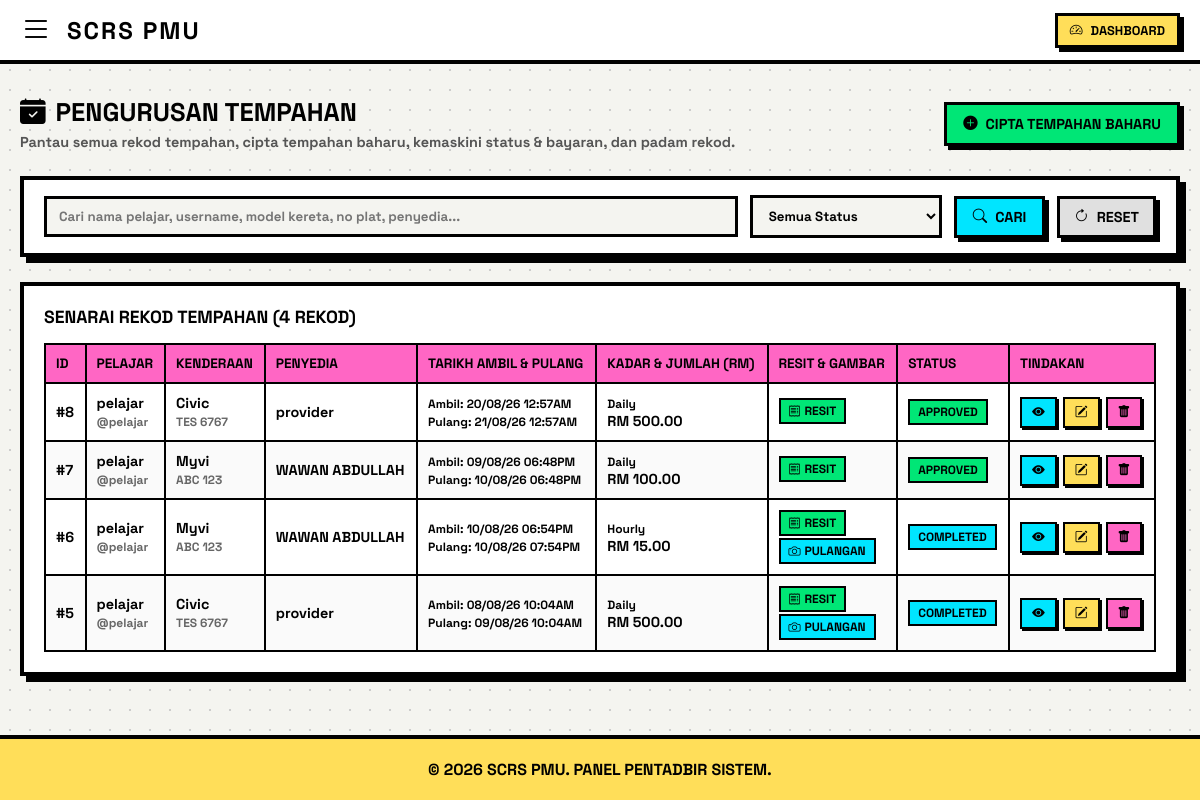
The page /admin_bookings.php (signed in) on the database its author committed.
### tables this page shows
CREATE TABLE `bookings` (
  `id` int(11) NOT NULL AUTO_INCREMENT,
  `student_id` int(11) NOT NULL,
  `car_id` int(11) NOT NULL,
  `rent_type` enum('Daily','Hourly') NOT NULL,
  `start_date` datetime NOT NULL,
  `end_date` datetime NOT NULL,
  `total_price` decimal(10,2) NOT NULL,
  `payment_receipt` varchar(255) DEFAULT NULL,
  `receipt_file` varchar(255) DEFAULT NULL,
  `status` enum('Pending','Approved','Rejected','Completed') DEFAULT 'Pending',
  `created_at` timestamp NOT NULL DEFAULT current_timestamp(),
  `return_image` varchar(255) DEFAULT NULL,
  PRIMARY KEY (`id`),
  KEY `student_id` (`student_id`),
  KEY `car_id` (`car_id`),
  CONSTRAINT `bookings_ibfk_1` FOREIGN KEY (`student_id`) REFERENCES `students` (`id`) ON DELETE CASCADE,
  CONSTRAINT `bookings_ibfk_2` FOREIGN KEY (`car_id`) REFERENCES `cars` (`id`) ON DELETE CASCADE
);

CREATE TABLE `students` (
  `id` int(11) NOT NULL AUTO_INCREMENT,
  `username` varchar(50) NOT NULL,
  `email` varchar(100) NOT NULL,
  `full_name` varchar(150) NOT NULL,
  `phone_no` varchar(20) NOT NULL,
  `no_ic` varchar(15) NOT NULL,
  `no_pendaftaran` varchar(20) NOT NULL,
  `password` varchar(255) NOT NULL,
  `student_id_file` varchar(255) NOT NULL,
  `driving_license_file` varchar(255) NOT NULL,
  `created_at` timestamp NOT NULL DEFAULT current_timestamp(),
  `status` enum('pending','approved','rejected') DEFAULT 'pending',
  `email_verified` tinyint(1) DEFAULT 0,
  `verification_token` varchar(255) DEFAULT NULL,
  `profile_picture` varchar(255) DEFAULT NULL,
  PRIMARY KEY (`id`)
);

CREATE TABLE `cars` (
  `id` int(11) NOT NULL AUTO_INCREMENT,
  `provider_id` int(11) NOT NULL,
  `car_brand` varchar(100) NOT NULL DEFAULT '',
  `car_model` varchar(100) NOT NULL,
  `car_plate` varchar(20) NOT NULL,
  `transmission` varchar(20) NOT NULL,
  `seat_capacity` int(11) NOT NULL,
  `price_per_day` decimal(10,2) NOT NULL,
  `price_per_hour` decimal(10,2) NOT NULL,
  `car_image` varchar(255) NOT NULL,
  `status` enum('Available','Unavailable') DEFAULT 'Available',
  `created_at` timestamp NOT NULL DEFAULT current_timestamp(),
  PRIMARY KEY (`id`),
  KEY `provider_id` (`provider_id`),
  CONSTRAINT `cars_ibfk_1` FOREIGN KEY (`provider_id`) REFERENCES `providers` (`id`) ON DELETE CASCADE
);

CREATE TABLE `providers` (
  `id` int(11) NOT NULL AUTO_INCREMENT,
  `username` varchar(50) NOT NULL,
  `email` varchar(100) NOT NULL,
  `full_name` varchar(150) NOT NULL,
  `phone_no` varchar(20) NOT NULL,
  `no_ic` varchar(15) NOT NULL,
  `password` varchar(255) NOT NULL,
  `ic_file` varchar(255) NOT NULL,
  `licence_file` varchar(255) NOT NULL,
  `insurance_file` varchar(255) NOT NULL,
  `greencard_file` varchar(255) NOT NULL,
  `roadtax_file` varchar(255) NOT NULL,
  `qr_code_image` varchar(255) DEFAULT NULL,
  `created_at` timestamp NOT NULL DEFAULT current_timestamp(),
  `status` enum('pending','approved','rejected') DEFAULT 'approved',
  `profile_picture` varchar(255) DEFAULT NULL,
  PRIMARY KEY (`id`)
);

### admin_bookings.php (the view, shortened to what this page needs)
<?php
require 'db.php';
$search = trim($_GET['search'] ?? '');
$filter_status = trim($_GET['filter_status'] ?? 'all');
$sql_query = "SELECT b.*, s.full_name AS student_name, s.username AS student_username, s.phone_no AS student_phone, s.no_pendaftaran,
                     c.car_brand, c.car_model, c.car_plate, c.car_image, c.price_per_day, c.price_per_hour,
                     p.full_name AS provider_name, p.phone_no AS provider_phone, p.qr_code_image AS provider_qr
              FROM bookings b
              JOIN students s ON b.student_id = s.id
              JOIN cars c ON b.car_id = c.id
              JOIN providers p ON c.provider_id = p.id
              WHERE 1=1";
$sql_query .= " ORDER BY b.id DESC";
$stmt_list = $conn->prepare($sql_query);
$stmt_list->execute();
$bookings_result = $stmt_list->get_result();
?>
<!DOCTYPE html>
<html lang="ms">
<head>
    <link rel="stylesheet" href="https://cdn.jsdelivr.net/npm/bootstrap-icons@1.10.5/font/bootstrap-icons.css">
</head>
<body>
    <header class="neo-navbar">
        <div class="neo-nav-left">
            <button class="menu-toggle-btn" id="open-sidebar"><i class="bi bi-list"></i></button>
            <div class="neo-brand">SCRS PMU</div>
        </div>
        <a href="admin_dashboard.php" class="neo-btn" style="padding: 6px 12px; font-size: 0.8rem;">
            <i class="bi bi-speedometer2"></i> Dashboard
        </a>
    </header>
    <main class="main-content">
        <div class="page-header">
            <div>
                <h1 style="font-size: 1.6rem; font-weight: 900; text-transform: uppercase; margin: 0; color: var(--black); display: flex; align-items: center; gap: 10px;">
                    <i class="bi bi-calendar-check-fill"></i> Pengurusan Tempahan
                </h1>
                <p style="font-weight: 700; color: #555; margin: 5px 0 0 0; font-size: 0.9rem;">
                    Pantau semua rekod tempahan, cipta tempahan baharu, kemaskini status & bayaran, dan padam rekod.
                </p>
            </div>
            <button class="neo-btn btn-green" onclick="openCreateModal()">
                <i class="bi bi-plus-circle-fill"></i> Cipta Tempahan Baharu
            </button>
        </div>
        <div class="filter-card">
            <form action="" method="GET" class="filter-form">
                <input type="text" name="search" class="filter-input" placeholder="Cari nama pelajar, username, model kereta, no plat, penyedia..." value="<?php echo htmlspecialchars($search); ?>">
                <select name="filter_status" class="filter-select">
                    <option value="all" <?php if ($filter_status === 'all') echo 'selected'; ?>>Semua Status</option>
                </select>
                <button type="submit" class="neo-btn btn-blue" style="padding: 9px 16px;">
                    <i class="bi bi-search"></i> Cari
                </button>
                <a href="admin_bookings.php" class="neo-btn" style="background: #e0e0e0; padding: 9px 14px;">
                    <i class="bi bi-arrow-clockwise"></i> Reset
                </a>
            </form>
        </div>
        <div class="table-card">
            <div style="display: flex; justify-content: space-between; align-items: center; margin-bottom: 15px;">
                <h3 style="font-size: 1.1rem; font-weight: 900; text-transform: uppercase;">
                    Senarai Rekod Tempahan (<?php echo $bookings_result->num_rows; ?> rekod)
                </h3>
            </div>
            <div class="neo-table-wrapper">
                <table class="neo-table">
                    <thead>
                        <tr>
                            <th>ID</th>
                            <th>Pelajar</th>
                            <th>Kenderaan</th>
                            <th>Penyedia</th>
                            <th>Tarikh Ambil & Pulang</th>
                            <th>Kadar & Jumlah (RM)</th>
                            <th>Resit & Gambar</th>
                            <th>Status</th>
                            <th>Tindakan</th>
                        </tr>
                    </thead>
                    <tbody>
                        <?php if ($bookings_result->num_rows > 0): ?>
                            <?php while ($b = $bookings_result->fetch_assoc()):
                                $b_status = $b['status'];
                                $badge_cls = 'badge-pending';
                                if ($b_status == 'Approved') $badge_cls = 'badge-approved';
                                elseif ($b_status == 'Completed') $badge_cls = 'badge-completed';
                                elseif ($b_status == 'Rejected') $badge_cls = 'badge-rejected';
                                $b_json = htmlspecialchars(json_encode($b), ENT_QUOTES, 'UTF-8');
                            ?>
                                <tr>
                                    <td>#<?php echo $b['id']; ?></td>
                                    <td>
                                        <strong><?php echo htmlspecialchars($b['student_name']); ?></strong><br>
                                        <small style="color: #666;">@<?php echo htmlspecialchars($b['student_username']); ?></small>
                                    </td>
                                    <td>
                                        <strong><?php echo htmlspecialchars($b['car_model']); ?></strong><br>
                                        <small style="color: #666;"><code><?php echo htmlspecialchars($b['car_plate']); ?></code></small>
                                    </td>
                                    <td>
                                        <strong><?php echo htmlspecialchars($b['provider_name']); ?></strong>
                                    </td>
                                    <td>
                                        <small>Ambil: <?php echo date('d/m/y h:iA', strtotime($b['start_date'])); ?></small><br>
                                        <small>Pulang: <?php echo date('d/m/y h:iA', strtotime($b['end_date'])); ?></small>
                                    </td>
                                    <td>
                                        <small><?php echo $b['rent_type']; ?></small><br>
                                        <strong>RM <?php echo number_format($b['total_price'], 2); ?></strong>
                                    </td>
                                    <td>
                                        <?php if (!empty($b['payment_receipt'])): ?>
                                            <a href="<?php echo htmlspecialchars($b['payment_receipt']); ?>" target="_blank" class="neo-badge badge-approved" style="margin-bottom: 2px;">
                                                <i class="bi bi-receipt"></i> Resit
                                            </a><br>
                                        <?php endif; ?>
                                        <?php if (!empty($b['return_image'])): ?>
                                            <a href="<?php echo htmlspecialchars($b['return_image']); ?>" target="_blank" class="neo-badge badge-completed">
                                                <i class="bi bi-camera"></i> Pulangan
                                            </a>
                                        <?php endif; ?>
                                    </td>
                                    <td>
                                        <span class="neo-badge <?php echo $badge_cls; ?>">
                                            <?php echo $b['status']; ?>
                                        </span>
                                    </td>
                                    <td>
                                        <div class="action-btns">
                                            <button class="neo-btn btn-sm btn-blue" data-booking='<?php echo $b_json; ?>' onclick="viewBooking(this)" title="Lihat Penuh">
                                                <i class="bi bi-eye-fill"></i>
                                            </button>
                                            <button class="neo-btn btn-sm btn-yellow" data-booking='<?php echo $b_json; ?>' onclick="editBooking(this)" title="Kemaskini">
                                                <i class="bi bi-pencil-square"></i>
                                            </button>
                                            <form action="" method="POST" style="margin: 0;" onsubmit="return confirm('Adakah anda pasti ingin memadam rekod tempahan ini?');">
                                                <button type="submit" name="action_delete_booking" class="neo-btn btn-sm btn-pink" title="Padam">
                                                    <i class="bi bi-trash-fill"></i>
                                                </button>
                                            </form>
                                        </div>
                                    </td>
                                </tr>
                            <?php endwhile; ?>
                        <?php else: ?>
                            <tr>
                                <td colspan="9" style="text-align: center; padding: 25px; color: #777;">Tiada rekod tempahan dijumpai.</td>
                            </tr>
                        <?php endif; ?>
                    </tbody>
                </table>
            </div>
        </div>
    </main>
    <footer>
        &copy; <?php echo date("Y"); ?> SCRS PMU. PANEL PENTADBIR SISTEM.
    </footer>
</body>
</html>

### admin_bookings.php (style rules this page uses)
:root { --black: #000000; --white: #ffffff; --yellow: #ffde59; --green: #00e676; --blue: #00e5ff; --pink: #ff66c4; --orange: #ff914d; --bg-color: #f4f4f0; --border-thick: 4px solid var(--black); --shadow-solid: 6px 6px 0px var(--black); --shadow-hover: 4px 4px 0px var(--black); --shadow-active: 0px 0px 0px var(--black); --transition: all 0.15s ease-in-out; }
* { margin: 0; padding: 0; box-sizing: border-box; font-family: 'Space Grotesk', sans-serif; }
body { background-color: var(--bg-color); background-image: radial-gradient(#ccc 1.5px, transparent 1.5px); background-size: 20px 20px; min-height: 100vh; display: flex; flex-direction: column; overflow-x: hidden; }
a { text-decoration: none; color: inherit; }
button, input, select { font-family: inherit; }
.neo-navbar { background-color: var(--white); border-bottom: var(--border-thick); padding: 10px 20px; display: flex; justify-content: space-between; align-items: center; position: sticky; top: 0; z-index: 1000; }
.neo-nav-left { display: flex; align-items: center; gap: 15px; }
.menu-toggle-btn { font-size: 2rem; color: var(--black); background: none; border: none; cursor: pointer; transition: var(--transition); }
.neo-brand { font-size: 1.5rem; font-weight: 900; letter-spacing: 2px; text-transform: uppercase; }
.main-content { flex: 1; padding: 2rem 20px; max-width: 1200px; margin: 0 auto; width: 100%; }
.page-header { margin-bottom: 25px; display: flex; justify-content: space-between; align-items: center; flex-wrap: wrap; gap: 15px; }
.neo-btn { background-color: var(--yellow); border: 3px solid var(--black); box-shadow: 4px 4px 0px var(--black); font-weight: 900; text-transform: uppercase; padding: 10px 16px; cursor: pointer; transition: var(--transition); display: inline-flex; align-items: center; gap: 8px; font-size: 0.9rem; }
.btn-green { background-color: var(--green); }
.btn-blue { background-color: var(--blue); }
.btn-pink { background-color: var(--pink); }
.filter-card { background-color: var(--white); border: var(--border-thick); box-shadow: var(--shadow-solid); padding: 15px 20px; margin-bottom: 25px; }
.filter-form { display: flex; gap: 12px; align-items: center; flex-wrap: wrap; }
.filter-input { border: 3px solid var(--black); padding: 9px 12px; font-weight: 700; background-color: var(--bg-color); flex: 1; min-width: 200px; }
.filter-select { border: 3px solid var(--black); padding: 9px 12px; font-weight: 800; background-color: var(--bg-color); }
.table-card { background-color: var(--white); border: var(--border-thick); box-shadow: var(--shadow-solid); padding: 20px; }
.neo-table-wrapper { overflow-x: auto; }
.neo-table { width: 100%; border-collapse: collapse; text-align: left; font-weight: 700; font-size: 0.9rem; }
.neo-table th { background-color: var(--pink); border: 2px solid var(--black); padding: 10px; text-transform: uppercase; font-weight: 900; font-size: 0.85rem; white-space: nowrap; }
.neo-table td { border: 2px solid var(--black); padding: 10px; vertical-align: middle; }
.neo-table tr:nth-child(even) { background-color: #fafafa; }
.neo-badge { border: 2px solid var(--black); padding: 3px 8px; font-weight: 900; text-transform: uppercase; font-size: 0.75rem; display: inline-flex; align-items: center; gap: 4px; }
.badge-approved { background-color: var(--green); }
.badge-completed { background-color: var(--blue); }
.action-btns { display: flex; gap: 6px; flex-wrap: wrap; }
.btn-sm { padding: 5px 10px; font-size: 0.8rem; border-width: 2px; box-shadow: 2px 2px 0px var(--black); }
footer { background-color: var(--yellow); border-top: var(--border-thick); padding: 20px; text-align: center; font-weight: 900; text-transform: uppercase; margin-top: auto; }

### rows shown on the page
bookings: id "8", student.full_name "pelajar", student.username "pelajar", car.car_model "Civic", car.car_plate "TES 6767", providers.full_name "provider", start_date "20/08/26 12:57AM", end_date "21/08/26 12:57AM", rent_type "Daily", total_price "500.00", status "APPROVED"
bookings: id "7", student.full_name "pelajar", student.username "pelajar", car.car_model "Myvi", car.car_plate "ABC 123", providers.full_name "WAWAN ABDULLAH", start_date "09/08/26 06:48PM", end_date "10/08/26 06:48PM", rent_type "Daily", total_price "100.00", status "APPROVED"
bookings: id "6", student.full_name "pelajar", student.username "pelajar", car.car_model "Myvi", car.car_plate "ABC 123", providers.full_name "WAWAN ABDULLAH", start_date "10/08/26 06:54PM", end_date "10/08/26 07:54PM", rent_type "Hourly", total_price "15.00", status "COMPLETED"
bookings: id "5", student.full_name "pelajar", student.username "pelajar", car.car_model "Civic", car.car_plate "TES 6767", providers.full_name "provider", start_date "08/08/26 10:04AM", end_date "09/08/26 10:04AM", rent_type "Daily", total_price "500.00", status "COMPLETED"

### other values the page prints
$bookings_result->num_rows "4"
